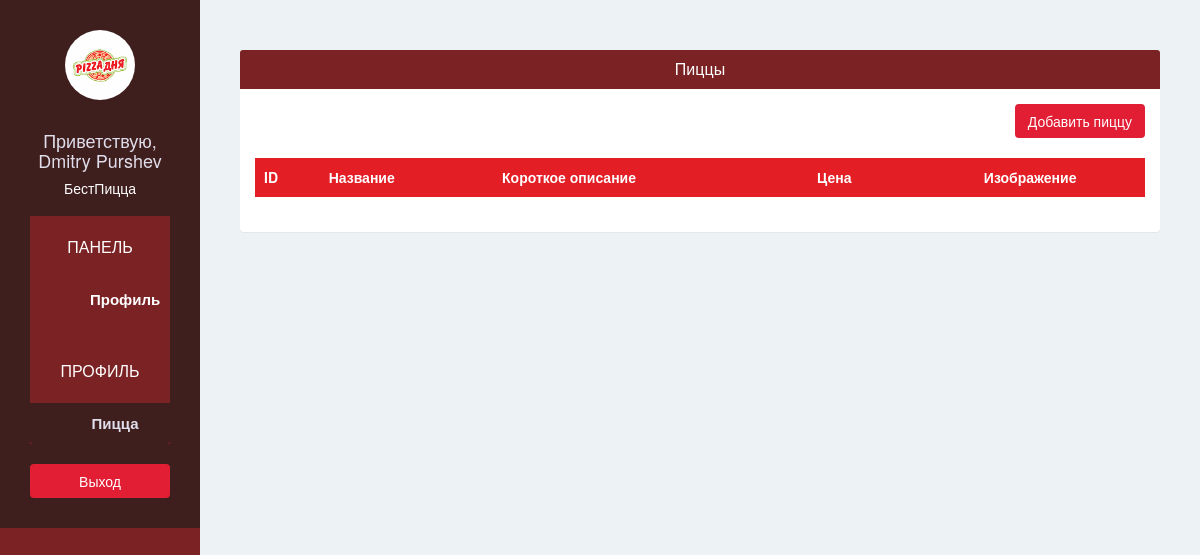
The app's page /pizzashopapp/pizza (signed in), older data.
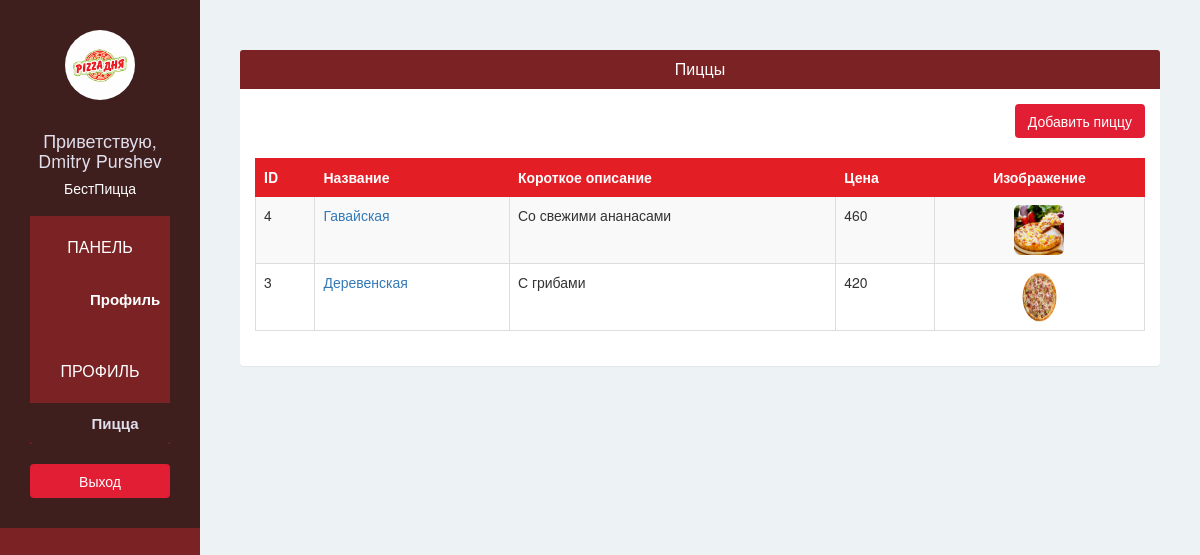
The same page, newer data.
### pizzashopapp/models.py (models this page shows, shortened)
class PizzaShop(models.Model):
    owner = models.OneToOneField(User, on_delete=models.CASCADE, related_name='pizzashop')
    name = models.CharField(max_length=100, verbose_name='Название')
    phone = models.CharField(max_length=100, verbose_name='Телефон')
    addres = models.CharField(max_length=100, verbose_name='Адресс')
    logo = models.ImageField(upload_to='pizzashop_logo/', blank=False)

class Pizza(models.Model):
    pizzashop = models.ForeignKey(PizzaShop, on_delete=models.CASCADE)
    name = models.CharField(max_length=30)
    short_description = models.CharField(max_length=100)
    price = models.IntegerField(default=0)
    image = models.ImageField(upload_to='pizza_images/', blank=False)

### pizzashopapp/views.py (the view)
# urls.py: path('pizzashopapp/pizza', views.pizzashop_pizza, name='pizzashop-pizza'),
@login_required(login_url='/pizzashopapp/sign-in')
def pizzashop_pizza(request):
    pizzas = Pizza.objects.filter(pizzashop=request.user.pizzashop).order_by("-id")
    return render(request, 'pizzashopapp/pizza.html', {
        'pizzas' : pizzas
    })

### pizzashopapp/templates/pizzashopapp/pizza.html
{% extends 'pizzashopapp/base.html' %}
{% block page %}
<div class="panel">
  <div class="panel-heading bg-ruby">
    <h4 class="panel-title text-center text-white">
      Пиццы
    </h4>
  </div>
  <div class="panel-body">
    <div class="text-right">
      <a href="{% url 'pizzashop-add-pizza' %}" class="btn btn-red">Добавить пиццу</a>
      <br/>
      <br/>
    </div>
    <table class="table table-bordered table-hover table-striped">
      <thead>
        <tr class="bg-red text-white">
          <th>ID</th>
          <th>Название</th>
          <th>Короткое описание</th>
          <th>Цена</th>
          <th class="text-center">Изображение</th>
        </tr>
      </thead>
      <tbody>
        {% for pizza in pizzas %}
        <tr>
          <td scope="row">{{ pizza.id }}</td>
          <td><a href="{% url 'pizzashop-edit-pizza' pizza.id %}">{{ pizza.name }}</a></td>
          <td>{{ pizza.short_description }}</td>
          <td>{{ pizza.price }}</td>
          <td class="text-center"><img class="img-rounded"
            src="{{ MEDIA_URL }}{{ pizza.image }}" width="50" height="50"></td>
        </tr>
        {% endfor %}
      </tbody>
    </table>
  </div>
</div>
{% endblock %}

### pizzashopapp/templates/pizzashopapp/base.html (shortened to what this page needs)
{% extends 'base.html' %}
{% block sidebar %}
{% url 'pizzashop-pizza' as pizzashop_pizza_url %}
{% url 'pizzashop-account' as pizzashop_account_url %}
  <div class="text-center">
    <img class="img-circle" src="{{ MEDIA_URL }}{{ request.user.pizzashop.logo }}" width="70" height="70">
    <br/>
    <br/>
    <h4>Приветствую, {{ request.user.get_full_name }}</h4>
    <h5>{{ request.user.pizzashop.name }}</h5>
  <div class="list-group">
    <span class="text-uppercase">Панель</span>
    <a href="{% url 'pizzashop-account' %}"
     class="list-group-item {% if request.path == pizzashop_account_url %} active {% endif %}">Профиль</a>
    <span class="text-uppercase">Профиль</span>
    <a href="{% url 'pizzashop-pizza' %}"
     class="list-group-item {% if request.path == pizzashop_pizza_url %} active {% endif %}">Пицца</a>
  </div>
  <div class="text-center">
    <a href="{% url 'pizzashopapp-sign-out' %}?next={{ request.path }}" class='btn btn-red'>Выход</a>
  </div>
</div>
{% endblock %}

### pizzashopapp/templates/base.html (shortened to what this page needs)
{% load staticfiles %}
<!DOCTYPE html>
<html lang="en">
<head>
    <link rel="stylesheet" href="{% static 'css/boo.css' %}">
    <link rel="stylesheet" href="{% static 'css/style.css' %}">
</head>
<body>
  <div class="container-fluid">
    <div class="row">
      <div class="col-lg-2 col-md-2 col-sm-2 sidebar">{% block sidebar %}{% endblock %}</div>
      <div class="col-lg-10 col-lg-offset-2 col-md-10 col-md-offset-2 col-sm-10 col-sm-offset-2 content">{% block page %}{% endblock %}</div>
    </div>
</div>
  </body>
</html>

### pizzashopapp/static/css/style.css (style rules this page uses)
body { padding-top: 50px; background-color: #EDF2F5; overflow: auto; }
.bg-ruby { background-color: #7B2324; }
.bg-red { background-color: #E21E25; }
.text-white { color: white; }
.btn-red { color: white; background-color: #E21E35; }
.sidebar { height: 100vh; position: fixed; top: 0; left: 0; padding: 0; background-color: #7B2324; overflow: auto; }
.sidebar > div:first-child { padding: 30px 10px; font-weight: bold; font-size: 15px; background-color: #3F1E1E; }
.sidebar > div:first-child >h4 { color: #e0deeb; }
.sidebar > div:first-child >h5 { color: #ffffff; }
.sidebar .list-group { padding: 0; background-color: #7B2324; }
.sidebar .list-group > span { color: white; display: block; margin-top: 20px; padding: 20px 30px; font-size: 16px; font-weight: 300; }
.sidebar .list-group .list-group-item, .sidebar .list-group .list-group-item:focus { background-color: #7B2324; color: white; border: 0; padding-left: 60px; padding-right: 30px; }
.sidebar .list-group .list-group-item.active, .sidebar .list-group .list-group-item:hover { background-color: #3F1E1E; color: #e0deeb; }
.sidebar > div:last-child { padding: 30px; }
.sidebar > div:last-child .btn { width: 100%; }
.content { padding: 0 40px; }
.content .panel { border: none; }
.table > thead > tr > th, .table > thead > tr > td { vertical-align: middle; }
.table, .table > thead > tr > th { border-color: #E31E25; }
.bg-red { background-color: #E31E25; }

Row changes from the older to the newer data that the page shows:
added Pizza: id "4", name "Гавайская", short_description "Со свежими ананасами", price "460", image (picture)
added Pizza: id "3", name "Деревенская", short_description "С грибами", price "420", image (picture)
